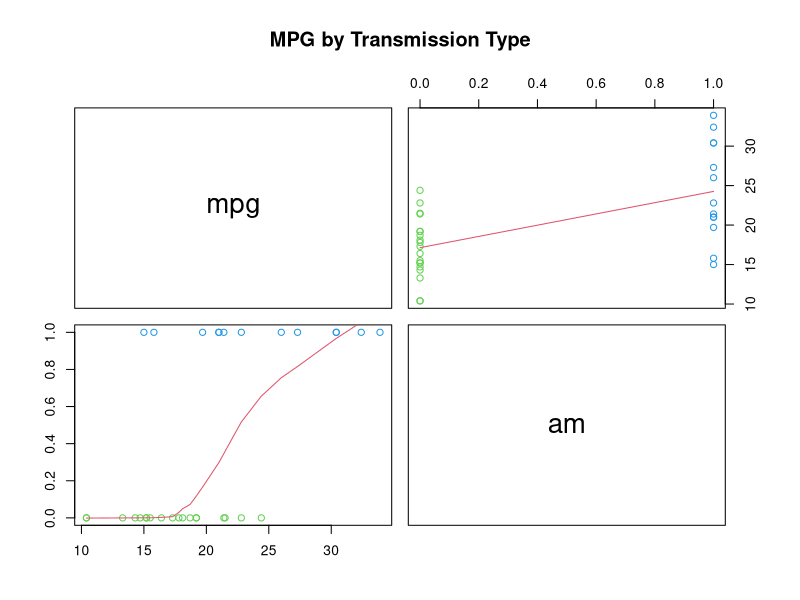
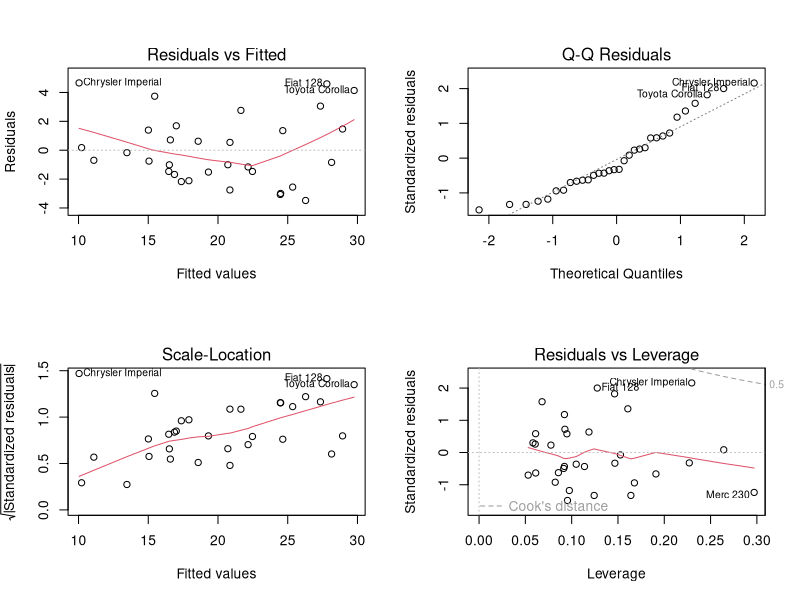

Here is the R script that generated these plots, in order:
## ---- chunk 1
data(mtcars)
names(mtcars)
## ---- chunk 2
head(mtcars)
## ---- chunk 3
pairs(~mpg+am, mtcars, panel=panel.smooth, main="MPG by Transmission Type", col=3+(mtcars$am>0))
## ---- chunk 4
head(cor(mtcars), 1)
## ---- chunk 5
fit1 <- lm(mpg~am, mtcars)
fit2 <- lm(mpg~am+wt+qsec, mtcars)
anova(fit1, fit2)
## ---- chunk 6
par(mfrow = c(2, 2))
plot(fit2)
## ---- chunk 7
summary(fit2)$coef
## ---- chunk 8
t.test(mpg~am, mtcars)
